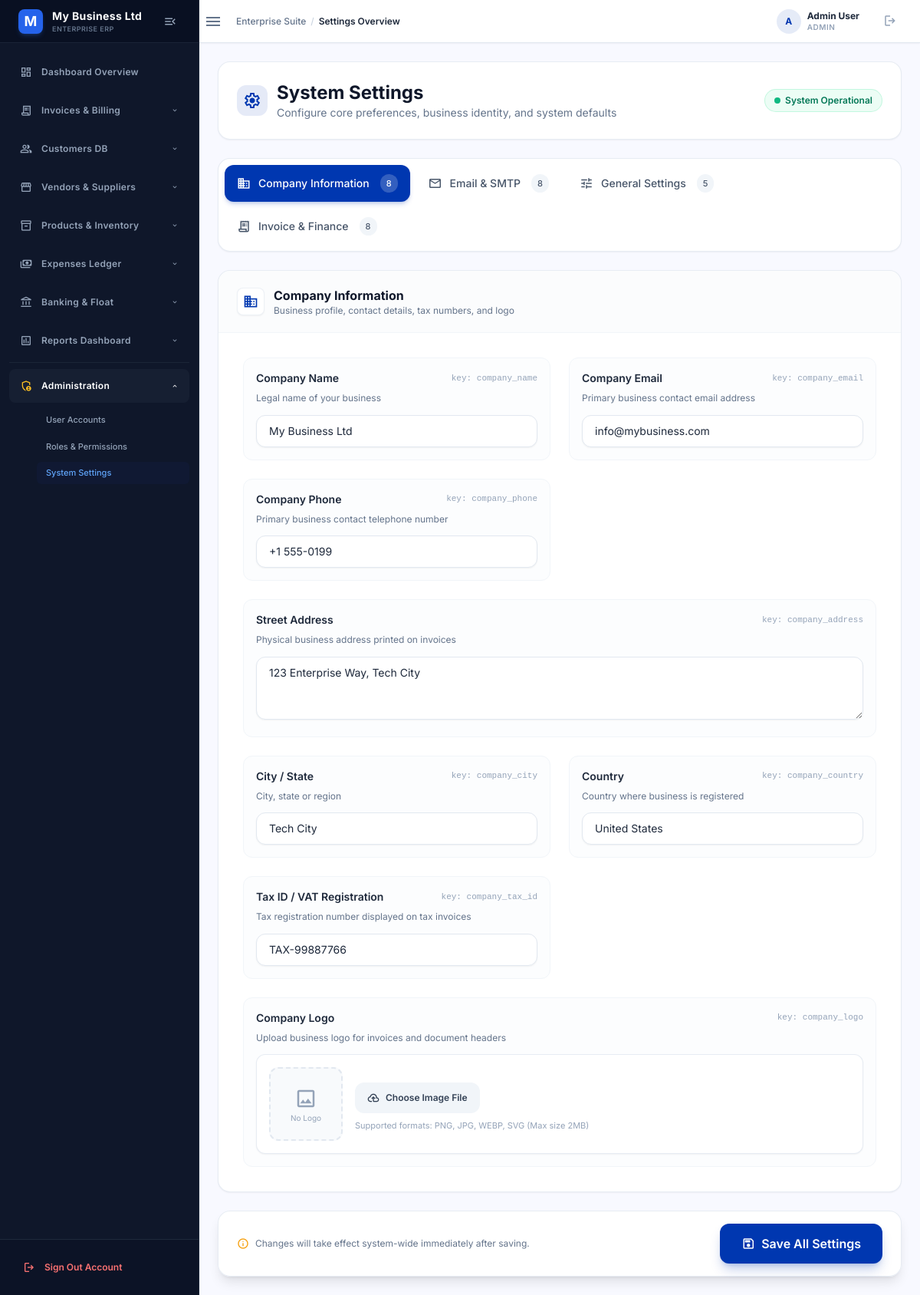
The app's page /settings (signed in) with its own data.
### tables this page shows
CREATE TABLE `settings` (
  `id` INT AUTO_INCREMENT PRIMARY KEY,
  `setting_key` VARCHAR(80) NOT NULL UNIQUE,
  `setting_value` TEXT NULL,
  `group_name` VARCHAR(50) NULL,
  `label` VARCHAR(100) NULL,
  `setting_type` VARCHAR(30) DEFAULT 'text',
  `description` TEXT NULL,
  `options` TEXT NULL,
  `sort_order` INT DEFAULT 0,
  `updated_at` TIMESTAMP DEFAULT CURRENT_TIMESTAMP ON UPDATE CURRENT_TIMESTAMP
);

### views/settings/index.php (the view, shortened to what the rows shown need)
<?php
$groupMeta = [
    'general' => [
        'title' => 'General Settings',
        'desc' => 'System preferences, currency definitions, and date formats',
        'icon' => 'tune',
        'color' => 'bg-indigo-500'
    ],
    'company' => [
        'title' => 'Company Information',
        'desc' => 'Business profile, contact details, tax numbers, and logo',
        'icon' => 'domain',
        'color' => 'bg-emerald-500'
    ],
    'invoice' => [
        'title' => 'Invoice & Finance',
        'desc' => 'Document numbering prefixes, tax rates, terms, and footers',
        'icon' => 'receipt_long',
        'color' => 'bg-amber-500'
    ],
    'email' => [
        'title' => 'Email & SMTP',
        'desc' => 'Outbound mail server configuration and sender credentials',
        'icon' => 'mail',
        'color' => 'bg-sky-500'
    ],
    'tax' => [
        'title' => 'Tax & Rates',
        'desc' => 'VAT and sales tax rules',
        'icon' => 'percent',
        'color' => 'bg-purple-500'
    ]
];
$groups = array_keys($settings);
$firstGroup = reset($groups) ?: 'general';
?>
<div class="max-w-7xl mx-auto space-y-6">
    <div class="flex flex-col md:flex-row md:items-center justify-between gap-4 bg-white rounded-2xl p-6 border border-slate-200/80 shadow-sm">
        <div>
            <div class="flex items-center gap-3">
                <div>
                    <h1 class="text-2xl font-bold text-slate-900">System Settings</h1>
                </div>
            </div>
        </div>
    </div>
    <form id="settingsForm" enctype="multipart/form-data">
        <div class="bg-white rounded-2xl border border-slate-200/80 shadow-sm p-2 mb-6">
            <div class="flex flex-wrap gap-2">
                <?php foreach ($groups as $index => $groupKey): ?>
                    <?php
                    $meta = $groupMeta[$groupKey] ?? [
                        'title' => ucfirst($groupKey),
                        'desc' => 'Settings for ' . $groupKey,
                        'icon' => 'extension',
                        'color' => 'bg-slate-500'
                    ];
                    $isActive = ($groupKey === $firstGroup);
                    ?>
                    <button type="button"
                            class="settings-tab group flex items-center gap-2.5 px-4 py-2.5 rounded-xl text-sm font-medium transition-all duration-200 cursor-pointer <?= $isActive ? 'bg-primary text-white shadow-md shadow-primary/20' : 'text-slate-600 hover:text-slate-900 hover:bg-slate-100/80' ?>"
                            data-tab="<?= htmlspecialchars($groupKey) ?>">
                        <span class="material-symbols-outlined text-lg transition-transform group-hover:scale-110"><?= htmlspecialchars($meta['icon']) ?></span>
                        <span><?= htmlspecialchars($meta['title']) ?></span>
                        <span class="ml-1 px-2 py-0.5 rounded-full text-[11px] <?= $isActive ? 'bg-white/20 text-white' : 'bg-slate-100 text-slate-600 group-hover:bg-slate-200' ?>">
                            <?= count($settings[$groupKey]) ?>
                        </span>
                    </button>
                <?php endforeach; ?>
            </div>
        </div>
        <div class="settings-panels">
            <?php foreach ($settings as $groupKey => $items): ?>
                <?php
                $meta = $groupMeta[$groupKey] ?? [
                    'title' => ucfirst($groupKey) . ' Settings',
                    'desc' => 'Configure parameters for ' . $groupKey,
                    'icon' => 'tune'
                ];
                $isShown = ($groupKey === $firstGroup);
                ?>
                <div class="settings-panel transition-opacity duration-300 <?= $isShown ? 'block' : 'hidden' ?>" data-panel="<?= htmlspecialchars($groupKey) ?>">
                    <div class="bg-white rounded-2xl border border-slate-200/80 shadow-sm overflow-hidden mb-6">
                        <div class="px-6 py-5 border-b border-slate-100 bg-slate-50/50 flex items-center justify-between">
                            <div class="flex items-center gap-3">
                                <div class="w-9 h-9 rounded-lg bg-white shadow-sm border border-slate-200/60 flex items-center justify-center text-primary">
                                    <span class="material-symbols-outlined text-xl"><?= htmlspecialchars($meta['icon']) ?></span>
                                </div>
                                <div>
                                    <h3 class="font-bold text-slate-900 text-base"><?= htmlspecialchars($meta['title']) ?></h3>
                                    <p class="text-xs text-slate-500"><?= htmlspecialchars($meta['desc']) ?></p>
                                </div>
                            </div>
                        </div>
                        <div class="p-6 md:p-8 grid grid-cols-1 md:grid-cols-2 gap-6">
                            <?php foreach ($items as $setting): ?>
                                <?php
                                $val = $setting['setting_value'] ?? '';
                                $key = $setting['setting_key'];
                                $name = "settings[{$key}]";
                                $type = $setting['setting_type'] ?? 'text';
                                $desc = $setting['description'] ?? null;
                                $label = $setting['label'] ?? ucwords(str_replace('_', ' ', $key));
                                $rawOptions = $setting['options'] ?? null;
                                $options = [];
                                if ($rawOptions) {
                                    $decoded = json_decode($rawOptions, true);
                                    if (is_array($decoded)) {
                                        $options = $decoded;
                                    }
                                }
                                $isFullWidth = in_array($type, ['textarea', 'file']);
                                ?>
                                <div class="<?= $isFullWidth ? 'md:col-span-2' : 'col-span-1' ?> bg-slate-50/40 p-4 rounded-xl border border-slate-100 hover:border-slate-200 transition-colors">
                                    <div class="flex items-center justify-between mb-1.5">
                                        <label class="block text-sm font-semibold text-slate-800">
                                            <?= htmlspecialchars($label) ?>
                                        </label>
                                        <span class="text-[11px] font-mono text-slate-400">key: <?= htmlspecialchars($key) ?></span>
                                    </div>
                                    <?php if ($desc): ?>
                                        <p class="text-xs text-slate-500 mb-3 leading-relaxed"><?= htmlspecialchars($desc) ?></p>
                                    <?php endif; ?>
                                    <?php if ($type === 'select'): ?>
                                        <div class="relative">
                                            <select name="<?= $name ?>" class="w-full px-4 py-2.5 bg-white border border-slate-200 rounded-xl text-sm focus:outline-none focus:ring-2 focus:ring-primary/20 focus:border-primary transition-all appearance-none cursor-pointer text-slate-800 font-medium pr-10 shadow-sm">
                                                <?php foreach ($options as $optVal => $optLabel): ?>
                                                    <option value="<?= htmlspecialchars($optVal) ?>" <?= (string)$val === (string)$optVal ? 'selected' : '' ?>>
                                                        <?= htmlspecialchars($optLabel) ?>
                                                    </option>
                                                <?php endforeach; ?>
                                            </select>
                                            <div class="absolute inset-y-0 right-0 flex items-center pr-3 pointer-events-none text-slate-400">
                                                <span class="material-symbols-outlined text-lg">expand_more</span>
                                            </div>
                                        </div>
                                    <?php elseif ($type === 'textarea'): ?>
                                        <textarea name="<?= $name ?>" rows="3" class="w-full px-4 py-2.5 bg-white border border-slate-200 rounded-xl text-sm focus:outline-none focus:ring-2 focus:ring-primary/20 focus:border-primary transition-all text-slate-800 shadow-sm resize-y" placeholder="Enter <?= htmlspecialchars(strtolower($label)) ?>..."><?= htmlspecialchars($val) ?></textarea>
                                    <?php elseif ($type === 'file'): ?>
                                        <div class="flex flex-col sm:flex-row items-start sm:items-center gap-4 bg-white p-4 rounded-xl border border-slate-200/80 shadow-sm">
                                            <div class="w-24 h-24 rounded-xl border-2 border-dashed border-slate-200 bg-slate-50 flex items-center justify-center overflow-hidden shrink-0 relative group" id="previewContainer_<?= htmlspecialchars($key) ?>">
                                                <?php if (!empty($val) && file_exists(BASE_PATH . '/' . $val)): ?>
                                                    <img src="<?= BASE_URL . '/' . htmlspecialchars($val) ?>" alt="Logo" class="w-full h-full object-contain p-2" id="previewImg_<?= htmlspecialchars($key) ?>">
                                                <?php else: ?>
                                                    <div class="flex flex-col items-center text-slate-400" id="previewPlaceholder_<?= htmlspecialchars($key) ?>">
                                                        <span class="material-symbols-outlined text-3xl">image</span>
                                                        <span class="text-[10px]">No Logo</span>
                                                    </div>
                                                <?php endif; ?>
                                            </div>
                                            <div class="space-y-2 flex-1">
                                                <label for="file_<?= htmlspecialchars($key) ?>" class="inline-flex items-center gap-2 px-4 py-2 bg-slate-100 hover:bg-slate-200 text-slate-700 text-xs font-semibold rounded-xl transition-colors cursor-pointer">
                                                    <span class="material-symbols-outlined text-base">cloud_upload</span>
                                                    Choose Image File
                                                </label>
                                                <p class="text-[11px] text-slate-400">Supported formats: PNG, JPG, WEBP, SVG (Max size 2MB)</p>
                                            </div>
                                        </div>
                                    <?php elseif ($type === 'number'): ?>
                                        <input type="number" name="<?= $name ?>" value="<?= htmlspecialchars($val) ?>" class="w-full px-4 py-2.5 bg-white border border-slate-200 rounded-xl text-sm focus:outline-none focus:ring-2 focus:ring-primary/20 focus:border-primary transition-all text-slate-800 shadow-sm" step="any">
                                    <?php elseif ($type === 'email'): ?>
                                        <input type="email" name="<?= $name ?>" value="<?= htmlspecialchars($val) ?>" class="w-full px-4 py-2.5 bg-white border border-slate-200 rounded-xl text-sm focus:outline-none focus:ring-2 focus:ring-primary/20 focus:border-primary transition-all text-slate-800 shadow-sm" placeholder="email@domain.com">
                                    <?php else: ?>
                                        <input type="text" name="<?= $name ?>" value="<?= htmlspecialchars($val) ?>" class="w-full px-4 py-2.5 bg-white border border-slate-200 rounded-xl text-sm focus:outline-none focus:ring-2 focus:ring-primary/20 focus:border-primary transition-all text-slate-800 shadow-sm">
                                    <?php endif; ?>
                                </div>
                            <?php endforeach; ?>
                        </div>
                    </div>
                </div>
            <?php endforeach; ?>
        </div>
    </form>
</div>

### records on screen
settings: group_name "Company Information", group_name "8", setting_type "Email & SMTP", setting_type "8", label "Company Email", setting_key "company_email", description "Primary business contact email address", setting_value "info@mybusiness.com"
settings: label "Company Name", setting_key "company_name", description "Legal name of your business", setting_value "My Business Ltd"
settings: label "Company Phone", setting_key "company_phone", description "Primary business contact telephone number", setting_value "+1 555-0199"
settings: label "Street Address", setting_key "company_address", description "Physical business address printed on invoices", setting_key+label+setting_value "123 Enterprise Way, Tech City"
settings: label "City / State", setting_key "company_city", description "City, state or region", setting_value "Tech City"
settings: label "Country", setting_key "company_country", description "Country where business is registered", setting_value "United States"
settings: label "Tax ID / VAT Registration", setting_key "company_tax_id", description "Tax registration number displayed on tax invoices", setting_value "TAX-99887766"
settings: label "Company Logo", setting_key "company_logo", description "Upload business logo for invoices and document headers"

### other values on screen
substr($companyName, 0, 1) "M"
$companyName "My Business Ltd"
$title "Settings"
substr($_SESSION['full_name'] ?? $_SESSION['username'] ?? 'U', 0, 1) "A"
$_SESSION['full_name'] "Admin User"
$_SESSION['role'] "ADMIN"
$meta['title'] "General Settings"
count($settings[$groupKey]) "5"
$meta['title'] "Invoice & Finance"
count($settings[$groupKey]) "8"
$meta['title'] "Company Information"
$meta['desc'] "Business profile, contact details, tax numbers, and logo"
